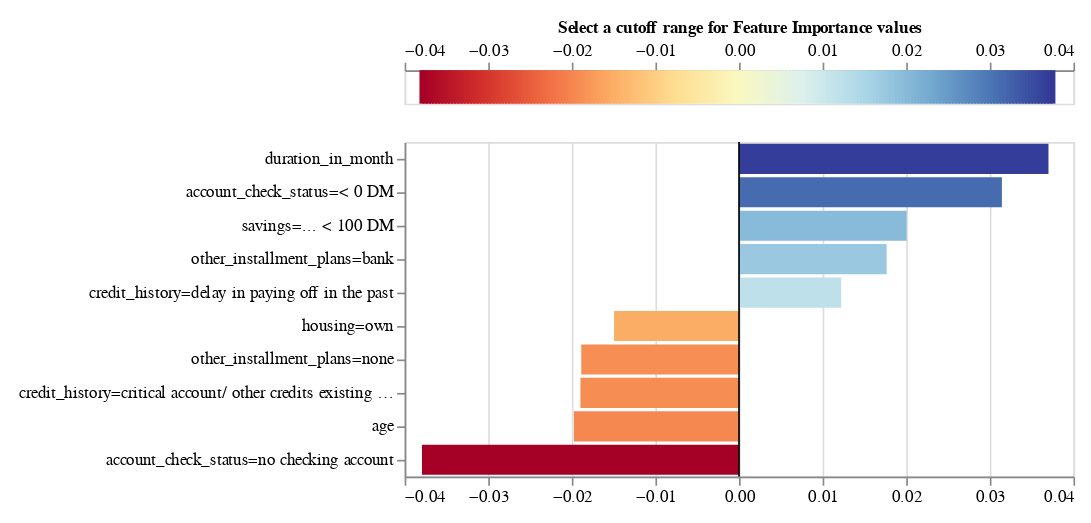

Notebook code cell kept with this figure:
### Code cell
# limeExplainer.plot_lime_values(lime_exp.as_list(), 5, 10)
lime_exp.plot_features_importance()

### Figure 1 — Vega-Lite specification as saved in the notebook (floating-point values rounded to 4 significant figures; data arrays with more than 128 entries replaced by an {"elided": "..."} marker saying what was removed)
{"config": {"view": {"continuousWidth": 400, "continuousHeight": 300}, "axis": {"labelFontSize": 10, "labelLimit": 225.0}}, "vconcat": [{"layer": [{"data": {"name": "data-74da8e1e931767cabbafd8cf64a0bebf"}, "mark": {"type": "rule", "strokeWidth": 3}, "encoding": {"color": {"type": "quantitative", "field": "xValue", "legend": null, "scale": {"domain": [-0.03793, 0.03793], "domainMid": 0, "scheme": "redyellowblue"}}, "x": {"type": "quantitative", "axis": {"orient": "top", "titleFontSize": 10}, "field": "xValue", "title": "Select a cutoff range for Feature Importance values "}}}, {"data": {"name": "data-c7bc3ae69e1253e8223f70a11d04b99d"}, "mark": {"type": "rect", "color": "black", "height": 20, "opacity": 0.4, "tooltip": true}, "encoding": {"x": {"type": "quantitative", "field": "x_min"}, "x2": {"field": "x_max"}, "y": {"type": "quantitative", "axis": null, "field": "y"}}, "selection": {"Cutter": {"type": "single", "fields": ["cutoff"], "bind": {"input": "range", "max": 0.03793, "min": 0, "name": "Importance cutoff value (±) ", "step": 0.0007585}, "init": {"cutoff": 0.0}}}, "transform": [{"calculate": "(-Cutter.cutoff)", "as": "x_min"}, {"calculate": "Cutter.cutoff", "as": "x_max"}]}], "height": 20}, {"layer": [{"data": {"name": "data-374d406a2cf248b04a750afc2126e34c"}, "mark": "bar", "encoding": {"color": {"type": "quantitative", "field": "value", "legend": null, "scale": {"domain": [-0.03793, 0.03793], "domainMid": 0, "scheme": "blueorange"}}, "tooltip": [{"type": "nominal", "field": "name", "title": "Feature"}, {"type": "quantitative", "field": "value", "title": "Importance"}], "x": {"type": "quantitative", "field": "value", "title": null}, "y": {"type": "nominal", "field": "name", "sort": {"field": "value", "op": "mean", "order": "descending"}, "title": null}}, "selection": {"Cutter": {"type": "single", "fields": ["cutoff"], "bind": {"input": "range", "max": 0.03793, "min": 0, "name": "Importance cutoff value (±) ", "step": 0.0007585}, "init": {"cutoff": 0.0}}}, "transform": [{"filter": "((datum.value > Cutter.cutoff) || (datum.value < (-Cutter.cutoff)))"}]}, {"data": {"name": "data-9c00aa9dc2b1c1a0b4bf9b34ead12925"}, "mark": "rule", "encoding": {"x": {"type": "quantitative", "field": "x"}}}]}], "padding": 10, "$schema": "https://vega.github.io/schema/vega-lite/v4.8.1.json", "datasets": {"data-74da8e1e931767cabbafd8cf64a0bebf": {"elided": "200 records"}, "data-c7bc3ae69e1253e8223f70a11d04b99d": [{"y": 0, "x": -0.5, "x2": 0.5}], "data-374d406a2cf248b04a750afc2126e34c": [{"name": "account_check_status=no checking account", "value": -0.03793}, {"name": "duration_in_month", "value": 0.03702}, {"name": "account_check_status=< 0 DM", "value": 0.03144}, {"name": "savings=... < 100 DM", "value": 0.02005}, {"name": "age", "value": -0.01975}, {"name": "credit_history=critical account/ other credits existing (not at this bank)", "value": -0.01897}, {"name": "other_installment_plans=none", "value": -0.01887}, {"name": "other_installment_plans=bank", "value": 0.01766}, {"name": "housing=own", "value": -0.01495}, {"name": "credit_history=delay in paying off in the past", "value": 0.01222}], "data-9c00aa9dc2b1c1a0b4bf9b34ead12925": [{"x": 0}]}}
